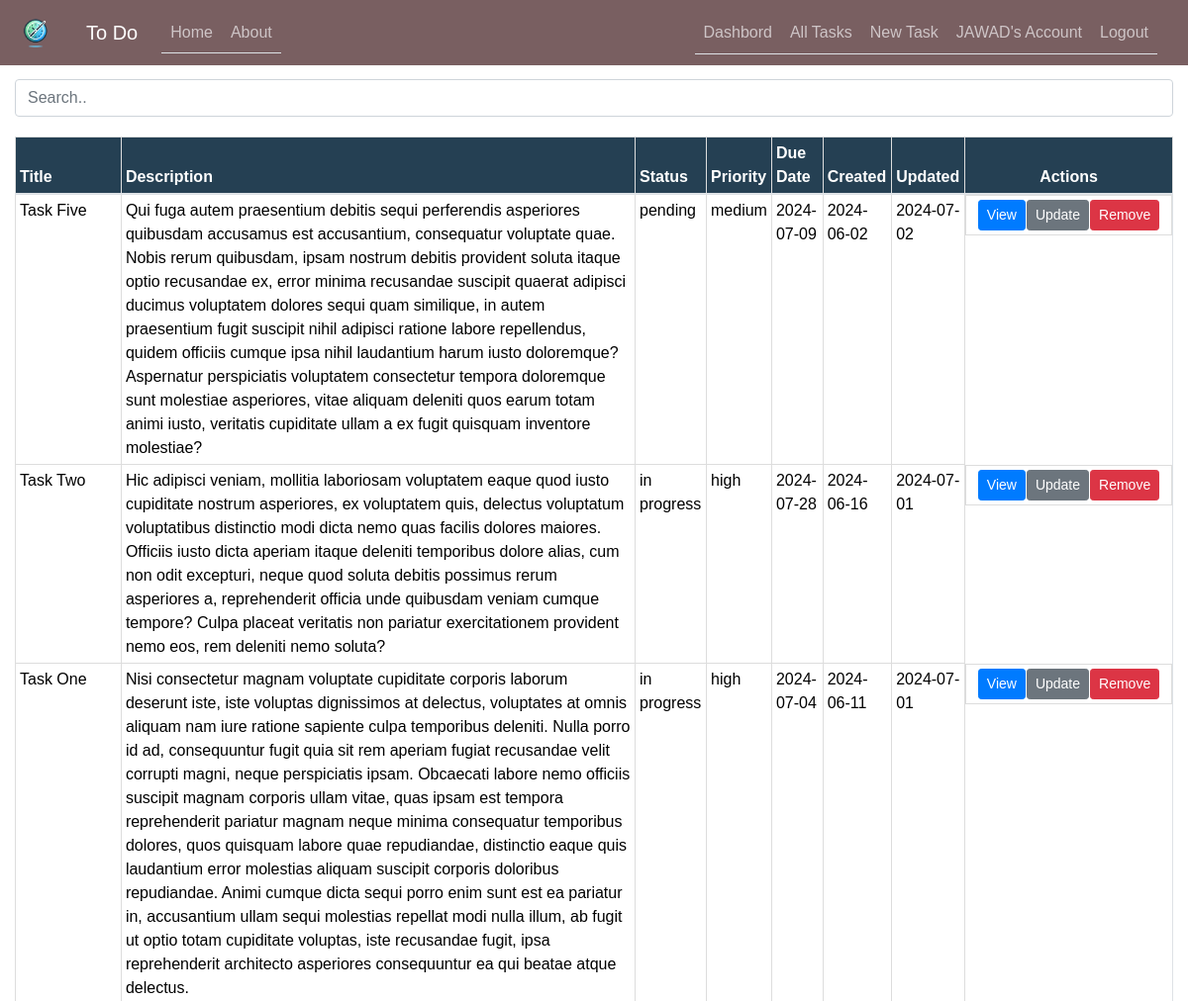
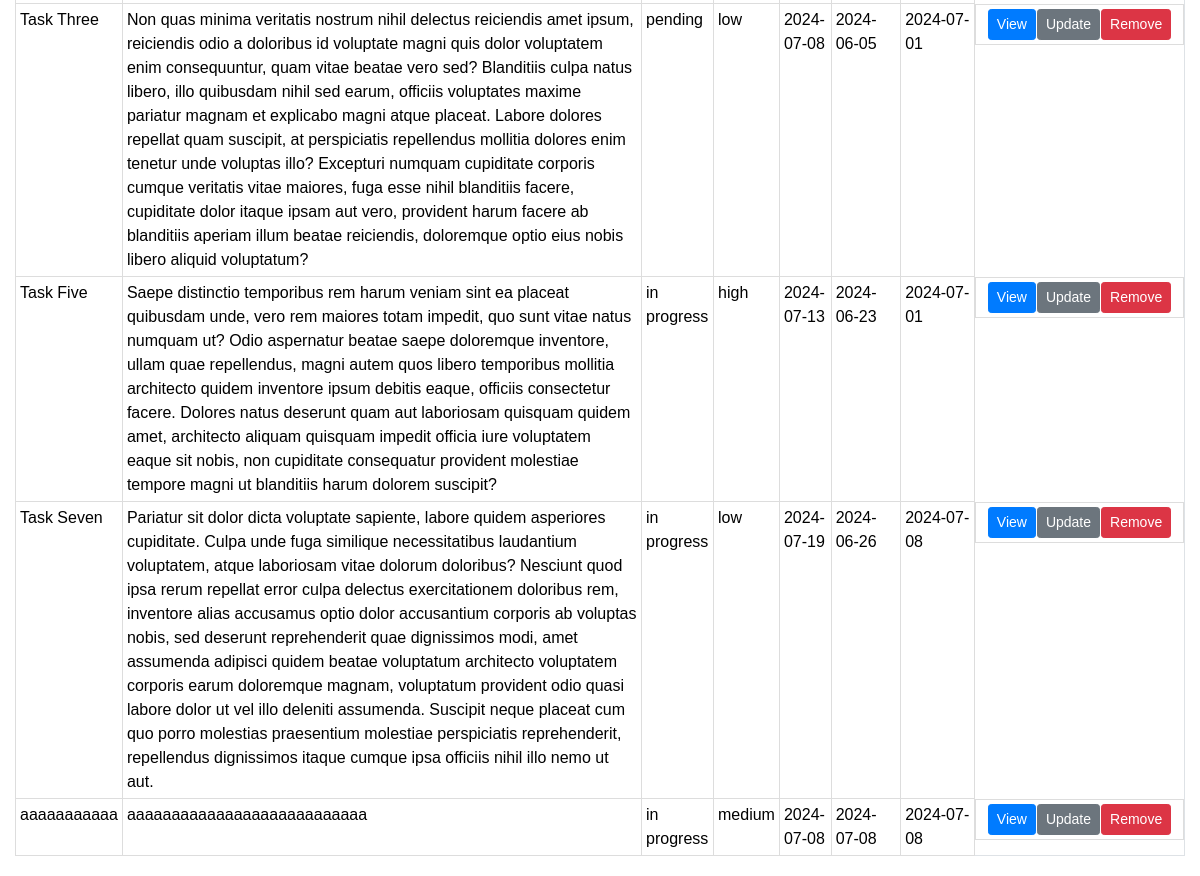
The page /tasks (signed in) on the database its author committed (2 pictures, top to bottom).
### To_Do/models.py (models this page shows, shortened)
class User(db.Model, UserMixin):
    id = db.Column(db.Integer, primary_key=True)
    username = db.Column(db.String(50), unique=True, nullable=False)
    email = db.Column(db.String(100), unique=True, nullable=False)
    password = db.Column(db.String(255), nullable=False)
    date_joined = db.Column(db.DateTime, default=datetime.now)
    last_login = db.Column(db.DateTime, default=datetime.now)
    tasks = db.relationship("Task", backref="user", lazy=True)
    task_collaborators = db.relationship("TaskCollaborator", backref="user", lazy=True)

class Task(db.Model):
    id = db.Column(db.Integer, primary_key=True)
    user_id = db.Column(db.Integer, db.ForeignKey("user.id"), nullable=False)
    title = db.Column(db.String(255), nullable=False)
    description = db.Column(db.Text)
    status = db.Column(
        db.Enum("in progress", "completed", "pending"), default="in progress"
    )
    priority = db.Column(db.Enum("low", "medium", "high"), default="medium")
    due_date = db.Column(db.DateTime, default=datetime.utcnow)
    created_at = db.Column(db.DateTime, default=datetime.utcnow)
    updated_at = db.Column(
        db.DateTime, default=datetime.utcnow, onupdate=datetime.utcnow
    )
    notes = db.relationship(
        "Note", backref="task", lazy=True, cascade="all, delete-orphan"
    )
    task_collaborators = db.relationship(
        "TaskCollaborator", backref="task", lazy=True, cascade="all, delete-orphan"
    )

### To_Do/tasks/routes.py (the view)
@tasks.route("/tasks")
@login_required
def all_tasks():
    tasks = current_user.tasks
    return render_template("all_tasks.html", tasks=tasks)

### To_Do/models.py (called while the page is built)
@login_manager.user_loader
def load_user(user_id):
    return User.query.get(int(user_id))

### To_Do/templates/all_tasks.html (shortened to what this page needs)
{% extends "base.html" %}
{% import 'macros.html' as macros %}
{% block content %}
    <input class="form-control" id="myInput" type="text" placeholder="Search..">
    <table class="table table-bordered">
        <thead class="bg-steel">
            <tr>
                <th>Title</th>
                <th>Description</th>
                <th>Status</th>
                <th>Priority</th>
                <th>Due Date</th>
                <th>Created</th>
                <th>Updated</th>
                <th class="text-center actions-column">Actions</th>
            </tr>
        </thead>
        <tbody id="myTable">
            {% for task in tasks %}
                <tr>
                    <td class="article-title">{{ task.title }}</td>
                    <td class="article-content">{{ task.description }}</td>
                    <td>{{ task.status }}</td>
                    <td>{{ task.priority }}</td>
                    <td>{{ task.due_date.strftime('%Y-%m-%d') }}</td>
                    <td>{{ task.created_at.strftime('%Y-%m-%d') }}</td>
                    <td>{{ task.updated_at.strftime('%Y-%m-%d') }}</td>
                    <td class="table-actions d-flex justify-content-center">
                        <a href="{{ url_for('tasks.task', task_id=task.id) }}" class="btn btn-primary btn-sm">View</a>
                        <a href="{{ url_for('tasks.update_task', task_id=task.id) }}" class="btn btn-secondary btn-sm">Update</a>
                        <button type="button" class="btn btn-danger btn-sm" data-toggle="modal" data-target="#deleteModal{{ task.id }}">
                            Remove
                        </button>
                    </td>
                </tr>
            {% endfor %}
        </tbody>
    </table>
{% endblock %}

### To_Do/templates/base.html (shortened to what this page needs)
<!DOCTYPE html>
<html>
<head>
    <link rel="stylesheet" href="https://maxcdn.bootstrapcdn.com/bootstrap/4.0.0/css/bootstrap.min.css">
    <link rel="stylesheet" type="text/css" href="{{ url_for('static', filename='/css/main.css') }}">
</head>
<body>
    <header class="site-header">
      <nav class="navbar navbar-expand-md navbar-dark bg-steel fixed-top">
        <a class="navbar-brand" href="/">
          <img src="{{ url_for('static', filename='logo.png') }}" alt="Logo" style="width:40px;">
        </a>
        <div class="container">
          <a class="navbar-brand mr-4" href="/">To Do</a>
          <div class="collapse navbar-collapse" id="navbarToggle">
            <div class="nav nav-tabs mr-auto navbar-nav">
              <a class="nav-item nav-link" href="{{ url_for('main.home') }}">Home</a>
              <a class="nav-item nav-link" href="{{ url_for('main.about') }}">About</a>
            </div>
            <div class="nav nav-tabs">
              <div class="navbar-nav">
                {% if current_user.is_authenticated %}
                <a class="nav-link" href="{{ url_for('main.dashbord') }}">Dashbord</a>
                  <a class="nav-link" href="{{ url_for('tasks.all_tasks') }}"> All Tasks </a>
                  <a class="nav-link" href="{{ url_for('tasks.new_task') }}">New Task</a>
                  <a class="nav-link" href="{{ url_for('users.account') }}">{{ current_user.username }}'s Account</a>
                  <a class="nav-link" href="{{ url_for('users.logout') }}">Logout</a>
                {% else %}
                  <a class="nav-item nav-link" href="{{ url_for('users.login') }}">Login</a>
                  <a class="nav-item nav-link" href="{{ url_for('users.sign_up') }}">Sign Up</a>
                {% endif %}
              </div>
            </div>
          </div>
        </div>
      </nav>
    </header>
    <main role="main" class="container">
      <div class="row">
        <div class="col-md-12">
          {% block content %}{% endblock %}
        </div>
      </div>
    </main>
  </body>
</html>

### To_Do/static/css/main.css (style rules this page uses)
* { box-sizing: border-box; }
body { width: 100%; height: 100vh; font-family: Arial, sans-serif; background-image: url('../background.png'); background-position: center; background-size:cover; background-attachment: fixed; position: relative; margin-top: 5rem; color: #000000; }
.bg-steel { background-color: #2c0305a1; color: #000000; }
.table { width: 100%; margin: 20px 0; border-collapse: collapse; }
.table th, .table td { border: 1px solid #dddddd; padding: 4px; text-align: left; }
.table th { background-color: #254053; color: #ffffff; }
.table td { background: #ffffffe5; }
.table-actions a { margin-right: 1px; }
.container { width: 100%; max-width: 1400px; text-align: center; margin: 0 auto; }
.site-header .navbar-nav .nav-link { color: #fdfeffa4; }
.actions-column { width: 210px; }

### rows shown on the page
User: username "JAWAD"
Task: title "Task Five", description "Qui fuga autem praesentium debitis sequi perferendis asperiores quibusdam accusamus est accusantium, consequatur voluptate quae. Nobis rerum quibusdam, ipsam nostrum debitis provident soluta itaque optio recusandae ex, error minima recusandae suscipit quaerat adipisci ducimus voluptatem dolores sequi quam similique, in autem praesentium fugit suscipit nihil adipisci ratione labore repellendus, quidem officiis cumque ipsa nihil laudantium harum iusto doloremque? Aspernatur perspiciatis voluptatem consectetur tempora doloremque sunt molestiae asperiores, vitae aliquam deleniti quos earum totam animi iusto, veritatis cupiditate ullam a ex fugit quisquam inventore molestiae?", status "pending", priority "medium", due_date "2024-07-09", created_at "2024-06-02", updated_at "2024-07-02"
Task: title "Task Two", description "Hic adipisci veniam, mollitia laboriosam voluptatem eaque quod iusto cupiditate nostrum asperiores, ex voluptatem quis, delectus voluptatum voluptatibus distinctio modi dicta nemo quas facilis dolores maiores. Officiis iusto dicta aperiam itaque deleniti temporibus dolore alias, cum non odit excepturi, neque quod soluta debitis possimus rerum asperiores a, reprehenderit officia unde quibusdam veniam cumque tempore? Culpa placeat veritatis non pariatur exercitationem provident nemo eos, rem deleniti nemo soluta?", status "in progress", priority "high", due_date "2024-07-28", created_at "2024-06-16", updated_at "2024-07-01"
Task: title "Task One", description "Nisi consectetur magnam voluptate cupiditate corporis laborum deserunt iste, iste voluptas dignissimos at delectus, voluptates at omnis aliquam nam iure ratione sapiente culpa temporibus deleniti. Nulla porro id ad, consequuntur fugit quia sit rem aperiam fugiat recusandae velit corrupti magni, neque perspiciatis ipsam. Obcaecati labore nemo officiis suscipit magnam corporis ullam vitae, quas ipsam est tempora reprehenderit pariatur magnam neque minima consequatur temporibus dolores, quos quisquam labore quae repudiandae, distinctio eaque quis laudantium error molestias aliquam suscipit corporis doloribus repudiandae. Animi cumque dicta sequi porro enim sunt est ea pariatur in, accusantium…", status "in progress", priority "high", due_date "2024-07-04", created_at "2024-06-11", updated_at "2024-07-01"
Task: title "Task Three", description "Non quas minima veritatis nostrum nihil delectus reiciendis amet ipsum, reiciendis odio a doloribus id voluptate magni quis dolor voluptatem enim consequuntur, quam vitae beatae vero sed? Blanditiis culpa natus libero, illo quibusdam nihil sed earum, officiis voluptates maxime pariatur magnam et explicabo magni atque placeat. Labore dolores repellat quam suscipit, at perspiciatis repellendus mollitia dolores enim tenetur unde voluptas illo? Excepturi numquam cupiditate corporis cumque veritatis vitae maiores, fuga esse nihil blanditiis facere, cupiditate dolor itaque ipsam aut vero, provident harum facere ab blanditiis aperiam illum beatae reiciendis, doloremque optio eius nobis libero…", status "pending", priority "low", due_date "2024-07-08", created_at "2024-06-05", updated_at "2024-07-01"
Task: title "Task Five", description "Saepe distinctio temporibus rem harum veniam sint ea placeat quibusdam unde, vero rem maiores totam impedit, quo sunt vitae natus numquam ut? Odio aspernatur beatae saepe doloremque inventore, ullam quae repellendus, magni autem quos libero temporibus mollitia architecto quidem inventore ipsum debitis eaque, officiis consectetur facere. Dolores natus deserunt quam aut laboriosam quisquam quidem amet, architecto aliquam quisquam impedit officia iure voluptatem eaque sit nobis, non cupiditate consequatur provident molestiae tempore magni ut blanditiis harum dolorem suscipit?", status "in progress", priority "high", due_date "2024-07-13", created_at "2024-06-23", updated_at "2024-07-01"
Task: title "Task Seven", description "Pariatur sit dolor dicta voluptate sapiente, labore quidem asperiores cupiditate. Culpa unde fuga similique necessitatibus laudantium voluptatem, atque laboriosam vitae dolorum doloribus? Nesciunt quod ipsa rerum repellat error culpa delectus exercitationem doloribus rem, inventore alias accusamus optio dolor accusantium corporis ab voluptas nobis, sed deserunt reprehenderit quae dignissimos modi, amet assumenda adipisci quidem beatae voluptatum architecto voluptatem corporis earum doloremque magnam, voluptatum provident odio quasi labore dolor ut vel illo deleniti assumenda. Suscipit neque placeat cum quo porro molestias praesentium molestiae perspiciatis reprehenderit, repellendus…", status "in progress", priority "low", due_date "2024-07-19", created_at "2024-06-26", updated_at "2024-07-08"
Task: title "aaaaaaaaaaa", description "aaaaaaaaaaaaaaaaaaaaaaaaaaa", status "in progress", priority "medium", due_date "2024-07-08", created_at "2024-07-08", updated_at "2024-07-08"
